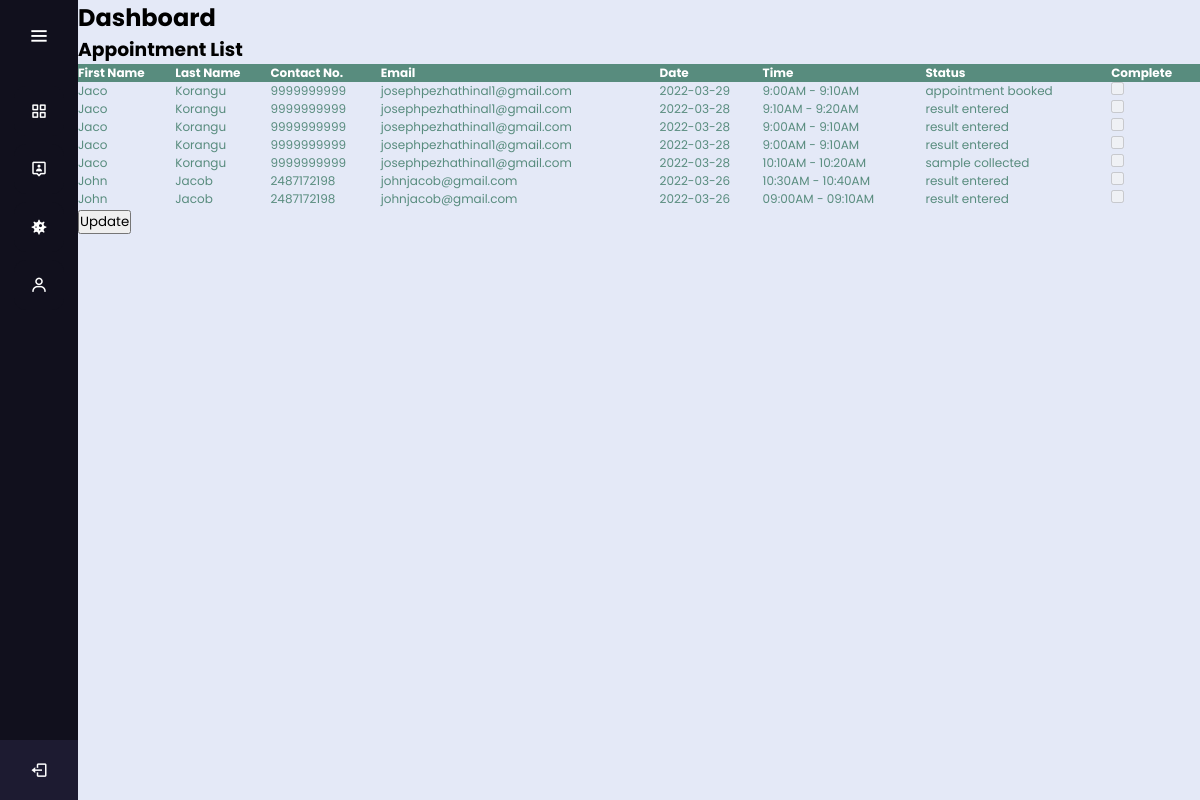
Page /staff/doctordashboard.php (signed in) on the committed database.
### tables this page shows
CREATE TABLE `patient` (
  `icPatient` varchar(100) NOT NULL,
  `password` varchar(20) NOT NULL,
  `patientFirstName` varchar(20) NOT NULL,
  `patientLastName` varchar(20) NOT NULL,
  `patientDOB` date NOT NULL,
  `patientGender` varchar(10) NOT NULL,
  `patientPhone` varchar(15) NOT NULL,
  `patientEmail` varchar(100) NOT NULL,
  `race` varchar(20) NOT NULL
);

CREATE TABLE `bookings` (
  `id` int(11) NOT NULL,
  `username` varchar(100) NOT NULL,
  `symp` varchar(10000) NOT NULL,
  `isolating` varchar(4) NOT NULL,
  `contact` varchar(4) NOT NULL,
  `travel` varchar(4) NOT NULL,
  `vaccinated` varchar(4) NOT NULL,
  `location` varchar(2) NOT NULL,
  `make` varchar(20) NOT NULL,
  `color` varchar(20) NOT NULL,
  `plate` varchar(20) NOT NULL,
  `status` varchar(30) NOT NULL,
  `date` date NOT NULL,
  `timeslot` varchar(255) DEFAULT NULL,
  `result` varchar(20) NOT NULL
);

### staff/doctordashboard.php (the view, shortened to what this page needs)
<?php
include_once '../assets/conn/dbconnect.php';
?>
<!DOCTYPE html>
<html lang="en" dir="ltr">
  <head>
    <link rel="stylesheet" href="style.css">
    <link href='https://unpkg.com/boxicons@2.0.7/css/boxicons.min.css' rel='stylesheet'>
   </head>
<body>
<div class="sidebar">
    <div class="logo-details">
        <i class='bx bx-menu' id="btn" ></i>
    </div>
    <ul class="nav-list">
      <li>
         <a href="doctordashboard.php">
          <i class='bx bx-grid-alt'></i>
        </a>
      </li>
     <li>
       <a href="patientlist.php">
       <i class='bx bx-user-pin'></i>
       </a>
     </li>
     <li>
         <a href="addresults.php">
         <i class='bx bxs-virus'></i>
        </a>
      </li>
     <li>
         <a href="doctorprofile.php">
         <i class='bx bx-user'></i>
        </a>
      </li>
     <li class="profile">
         <a href="logout.php?logout"><i class='bx bx-log-out' id="log_out" ></i></a>
     </li>
    </ul>
  </div>
  <section class="home-section">
                <h2>
                Dashboard
                </h2>
            <h3>Appointment List</h3>
            <table>
                <thead>
                    <tr>
                        <th>First Name</th>
                        <th>Last Name</th>
                        <th>Contact No.</th>
                        <th>Email</th>
                        <th>Date</th>
                        <th>Time</th>
                        <th>Status</th>
                        <th>Complete</th>
                    </tr>
                </thead>
                <?php
                $res=mysqli_query($con,"SELECT a.*, b.*
                                        FROM patient a
                                        JOIN bookings b
                                        On a.icPatient = b.username
                                        Order By id desc");
                while ($appointment=mysqli_fetch_array($res)) {
                  if ($appointment['status']=='checked-in') {
                        $status="danger";
                        $icon='remove';
                        $checked='';
                    } else {
                        $checked = 'disabled';
                    }
                    echo "<tbody>";
                    echo "<tr>";
                        echo "<td>" . $appointment['patientFirstName'] . "</td>";
                        echo "<td>" . $appointment['patientLastName'] . "</td>";
                        echo "<td>" . $appointment['patientPhone'] . "</td>";
                        echo "<td>" . $appointment['patientEmail'] . "</td>";
                        echo "<td>" . $appointment['date'] . "</td>";
                        echo "<td>" . $appointment['timeslot'] . "</td>";
                        echo "<td>" . $appointment['status'] . "</td>";
                        echo "<form method='POST'>";
                        echo "<td ><input type='checkbox' name='enable' id='enable' value='".$appointment['id']."' onclick='chkit(".$appointment['id'].",this.checked);' ".$checked."></td>";
                }
                    echo "</tr>";
                echo "</tbody>";
            echo "</table>";
            echo "<div>";
            echo "<div>";
            echo "<button type='submit' value='Submit' name='submit'>Update</button>";
            echo "</div>";
            echo "</div>";
            ?>
  </section>
    </body>
</html>

### staff/style.css (style rules this page uses)
* { margin: 0; padding: 0; box-sizing: border-box; font-family: "Poppins" , sans-serif; }
.sidebar { position: fixed; left: 0; top: 0; height: 100%; width: 78px; background: #11101D; padding: 6px 14px; z-index: 99; transition: all 0.5s ease; }
.sidebar .logo-details { height: 60px; display: flex; align-items: center; position: relative; }
.sidebar .logo-details #btn { position: absolute; top: 50%; right: 0; transform: translateY(-50%); font-size: 22px; transition: all 0.4s ease; font-size: 23px; text-align: center; cursor: pointer; transition: all 0.5s ease; }
.sidebar i { color: #fff; height: 60px; min-width: 50px; font-size: 28px; text-align: center; line-height: 60px; }
.sidebar .nav-list { margin-top: 20px; height: 100%; }
.sidebar li { position: relative; margin: 8px 0; list-style: none; }
.sidebar li a { display: flex; height: 100%; width: 100%; border-radius: 12px; align-items: center; text-decoration: none; transition: all 0.4s ease; background: #11101D; }
.sidebar li i { height: 50px; line-height: 50px; font-size: 18px; border-radius: 12px; }
.sidebar li.profile { position: fixed; height: 60px; width: 78px; left: 0; bottom: -8px; padding: 10px 14px; background: #1d1b31; transition: all 0.5s ease; overflow: hidden; }
.sidebar .profile #log_out { position: absolute; top: 50%; right: 0; transform: translateY(-50%); background: #1d1b31; width: 100%; height: 60px; line-height: 60px; border-radius: 0px; transition: all 0.5s ease; }
.home-section { position: relative; background: #E4E9F7; min-height: 100vh; top: 0; left: 78px; width: calc(100% - 78px); transition: all 0.5s ease; z-index: 2; }

### staff/doctordashboard.php (style rules this page uses)
table { border-collapse: collapse; width: 100%; color: #588c7e; font-family: monospace; font-size: 12px; text-align: left; }
th { background-color: #588c7e; color: white; }

### rows in the picture
patient: patientFirstName "Jaco", patientLastName "Korangu", patientPhone "9999999999", patientEmail "josephpezhathinal1@gmail.com", bookings.date "2022-03-29", bookings.timeslot "9:00AM - 9:10AM", bookings.status "appointment booked", bookings.date "2022-03-28", bookings.timeslot "9:10AM - 9:20AM", bookings.status "result entered", bookings.timeslot "10:10AM - 10:20AM", bookings.status "sample collected"
patient: patientFirstName "John", patientLastName "Jacob", patientPhone "2487172198", patientEmail "johnjacob@gmail.com", bookings.date "2022-03-26", bookings.timeslot "10:30AM - 10:40AM", bookings.status "result entered", bookings.timeslot "09:00AM - 09:10AM"
